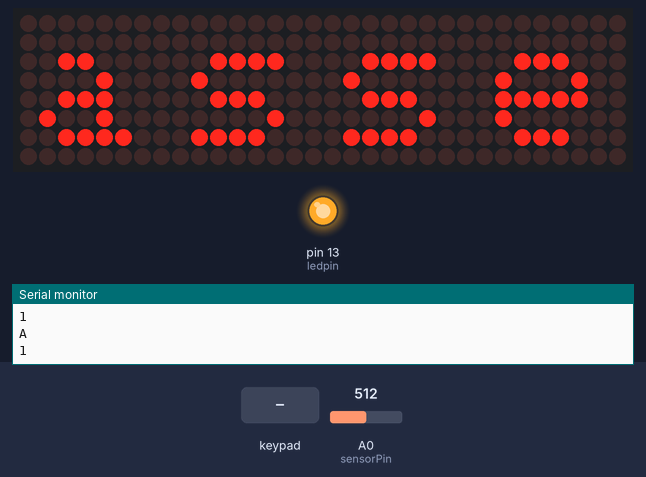
The sketch below on a simulated Arduino Uno, built with avr-gcc and run on an emulated ATmega328P. Parts: 32×8 LED matrix, output pins drawn as LEDs (lit = HIGH), the last lines printed to the serial monitor. Inputs (shaded band) come from the test bench; at power-on: A0 (sensorPin) = 512.

Above: at 0.8 s.
1.5 s: key 'B' pressed
At 3.7 s:
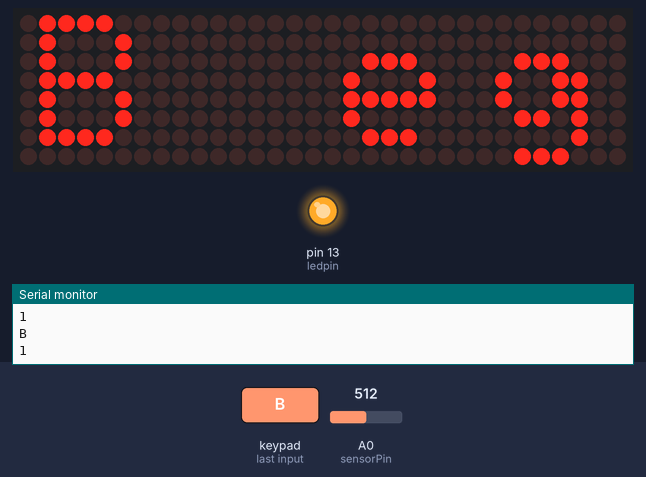
4.2 s: key '*' pressed
At 7.0 s:
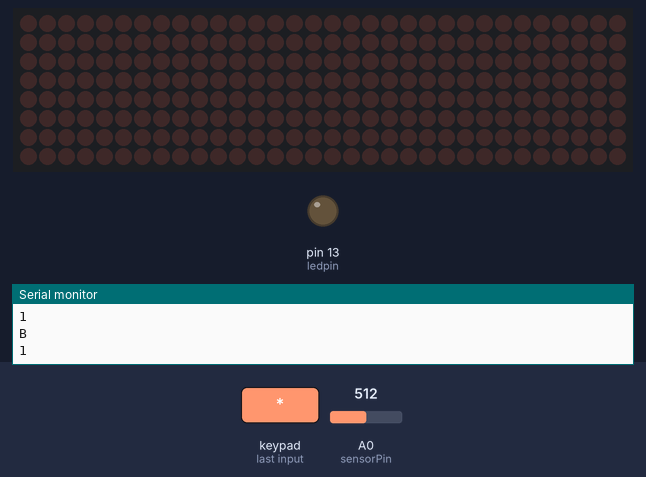
7.2 s: keypad keys 2 3 4 5 pressed 0.904 s apart
12.3 s: A0 (sensorPin) set to 306
15.2 s: keypad keys 6 7 8 9 D pressed 0.904 s apart
At 20.39 s:
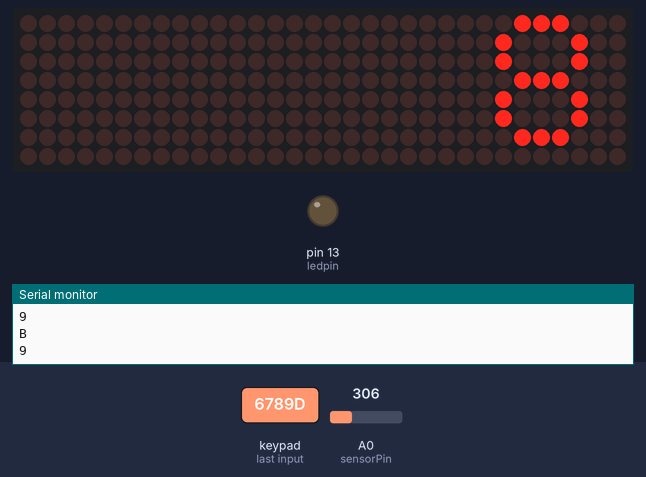
21.6 s: key 'C' pressed
At 26.03 s:
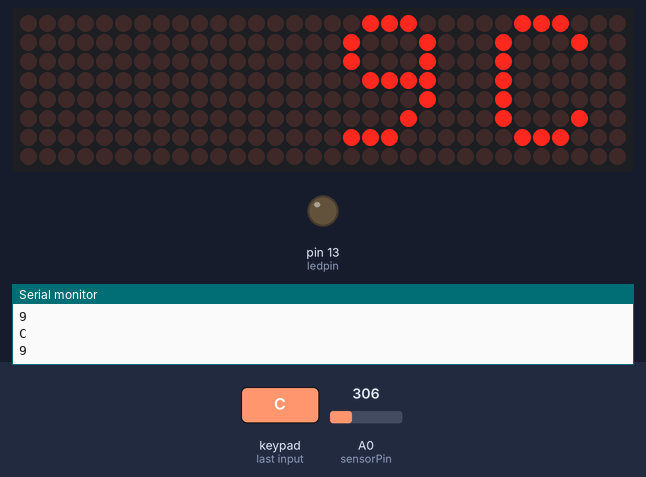
Timing chart, 0 to 27.5 s (numbered marks = the images above; inputs shaded):
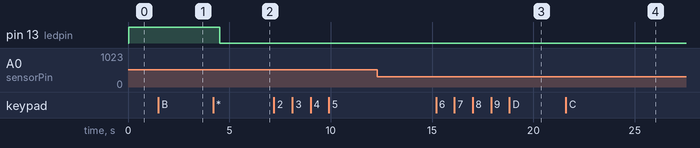

The sketch:

LED-MATRIX-AND-KEYPAD.ino
```cpp
/*

 ***************** Created by BoxElectrónica**********************

 */

#include <Keypad.h>

String displayString = "";

const byte ROWS = 4; // Four rows
const byte COLS = 4; // Four columns

// Define the Keymap
char keys[ROWS][COLS] = {
 {'1','2','3','A'},
 {'4','5','6','B'},
 {'7','8','9','C'},
 {'#','0','*','D'}
};

char bank = 'A';
char msg  = '1';
String dstr = "";
// Connect keypad ROW0, ROW1, ROW2 and ROW3 to these Arduino pins.
byte rowPins[COLS] = { 2, 3, 4, 5 };
// Connect keypad COL0, COL1, COL2 and COL3 to these Arduino pins.
byte colPins[ROWS] = { 6, 7, 8, 9 };

// Create the Keypad
Keypad kpd = Keypad( makeKeymap(keys), rowPins, colPins, ROWS, COLS );


#include "LedControlMS.h"

/*
 Now we need a LedControl to work with.
 ***** These pin numbers will probably not work with your hardware *****
 pin 12 is connected to the DataIn
 pin 11 is connected to the CLK
 pin 10 is connected to LOAD
 We have only a single MAX72XX.
 */
#define NBR_MTX 4
LedControl lc=LedControl(12,11,10, NBR_MTX);

int sensorPin = A0;    // select the input pin for the potentiometer
int ledPin = 13;      // select the pin for the LED
int sensorValue = 0;  // variable to store the value coming from the sensor

/* we always wait a bit between updates of the display */
String scrollString = "Message C1    ";
//String scrollString= "X X ";
int stringLength=scrollString.length();
char ch0, ch1, ch2, ch3;
int nextCharIndex=0;


#define ledpin 13

void setup()
{
  selectDisplayString();
  setupLEDMatrix();
  setupKeypad();

}

void loop(){

  handleKeypad();
  selectDisplayString();
  writeLEDMatrix();
}

void setupKeypad(){
 pinMode(ledpin,OUTPUT);
 digitalWrite(ledpin, HIGH);
 Serial.begin(9600);
}

void setupLEDMatrix(){

    /*
   The MAX72XX is in power-saving mode on startup,
   we have to do a wakeup call
   */
  Serial.begin (9600);
  Serial.println("Setup");
  Serial.println(scrollString);
  Serial.println(stringLength);

  for (int i=0; i< NBR_MTX; i++){
    lc.shutdown(i,false);
  /* Set the brightness to a low value */
    lc.setIntensity(i,1);
  /* and clear the display */
    lc.clearDisplay(i);
  }
  delay(20);
  lc.clearAll();
  ch0= scrollString[0];
  ch1= scrollString[1];
  ch2= scrollString[2];
  ch3= scrollString[3];
  nextCharIndex=4;
}

void writeLEDMatrix(){


  sensorValue = analogRead(sensorPin);
  //Serial.println(sensorValue);
  lc.displayChar(0, lc.getCharArrayPosition(ch0));
  lc.displayChar(1, lc.getCharArrayPosition(ch1));
  lc.displayChar(2, lc.getCharArrayPosition(ch2));
  lc.displayChar(3, lc.getCharArrayPosition(ch3));
  ch0=ch1;
  ch1=ch2;
  ch2=ch3;
  ch3=scrollString[nextCharIndex++];
  if (nextCharIndex>=stringLength) nextCharIndex=0;
  delay( sensorValue );
  lc.clearAll();
  delay(0);

}

void handleKeypad(){
 char key = kpd.getKey();
 /*
   if(key){
     if (key == '1'){
      Serial.println('one');
     }else if(key == '2'){
      Serial.println('two');
     }else{
         Serial.println('other');
     }
   }
 */


   if(key){
     switch (key)
     {
     case '*':
     digitalWrite(ledpin, LOW);
     break;
     case '#':
     digitalWrite(ledpin, HIGH);
     break;

      case '0':
      //Serial.println("ONE");
      break;

      case '1':
      //Serial.println("ONE");
      msg = '1';
      break;

      case '2':
      //Serial.println("ONE");
      msg = '2';
      break;

      case '3':
      //Serial.println("ONE");
      msg = '3';
      break;

      case '4':
      //Serial.println("ONE");
      msg = '4';
      break;

      case '5':
      //Serial.println("ONE");
      msg = '5';
      break;

      case '6':
      //Serial.println("ONE");
      msg = '6';
      break;

      case '7':
      //Serial.println("ONE");
      msg = '7';
      break;

      case '8':
      //Serial.println("ONE");
      msg = '8';
      break;

      case '9':
      //Serial.println("ONE");
      msg = '9';
      break;


      case 'A':
      //Serial.println("ONE");
      bank = 'A';
      break;

      case 'B':
      //Serial.println("ONE");
      bank = 'B';
      break;

      case 'C':
      //Serial.println("ONE");
      bank = 'C';
      break;

      case 'D':
      //Serial.println("ONE");
      bank = 'D';
      break;


     default:
     int i = 1;
     //Serial.println(key);
     }
   }

}


void selectDisplayString(){

    Serial.println(bank);
    Serial.println(msg);

    if(bank == 'A'){
        if (msg == '1'){
          displayString = "Message A1    ";
        }else if (msg == '2'){
          displayString = "Message A2    ";
        }else if (msg == '3'){
          displayString = "Message A3    ";
        }else if (msg == '4'){
          displayString = "Message A4    ";
        }else if (msg == '5'){
          displayString = "Message A5    ";
        }else if (msg == '6'){
          displayString = "Message A6    ";
        }else if (msg == '7'){
          displayString = "Message A7    ";
        }else if (msg == '8'){
          displayString = "Message A8    ";
        }else if (msg == '9'){
          displayString = "Message A9    ";
        }else if (msg == '0'){
          displayString = "Message A0    ";
        }
    }else if (bank == 'B'){
        if (msg == '1'){
          displayString = "Message B1    ";
        }else if (msg == '2'){
          displayString = "Message B2    ";
        }else if (msg == '3'){
          displayString = "Message B3    ";
        }else if (msg == '4'){
          displayString = "Message B4    ";
        }else if (msg == '5'){
          displayString = "Message B5    ";
        }else if (msg == '6'){
          displayString = "Message B6    ";
        }else if (msg == '7'){
          displayString = "Message B7    ";
        }else if (msg == '8'){
          displayString = "Message B8    ";
        }else if (msg == '9'){
          displayString = "Message B9    ";
        }else if (msg == '0'){
          displayString = "Message B0    ";
        }

    }else if (bank == 'C'){
        if (msg == '1'){
          displayString = "Message C1    ";
        }else if (msg == '2'){
          displayString = "Message C2    ";
        }else if (msg == '3'){
          displayString = "Message C3    ";
        }else if (msg == '4'){
          displayString = "Message C4    ";
        }else if (msg == '5'){
          displayString = "Message C5    ";
        }else if (msg == '6'){
          displayString = "Message C6    ";
        }else if (msg == '7'){
          displayString = "Message C7    ";
        }else if (msg == '8'){
          displayString = "Message C8    ";
        }else if (msg == '9'){
          displayString = "Message C9    ";
        }else if (msg == '0'){
          displayString = "Message C0    ";
        }

    }else if (bank == 'D'){
        if (msg == '1'){
          displayString = "Message D1    ";
        }else if (msg == '2'){
          displayString = "Message D2    ";
        }else if (msg == '3'){
          displayString = "Message D3    ";
        }else if (msg == '4'){
          displayString = "Message D4    ";
        }else if (msg == '5'){
          displayString = "Message D5    ";
        }else if (msg == '6'){
          displayString = "Message D6    ";
        }else if (msg == '7'){
          displayString = "Message D7    ";
        }else if (msg == '8'){
          displayString = "Message D8    ";
        }else if (msg == '9'){
          displayString = "Message D9    ";
        }else if (msg == '0'){
          displayString = "Message D0    ";
        }

    }

    scrollString = displayString;
}
```

Measured:
- after the input at 1.5 s, the display: first differs from a run without the input after 1.9 s (image 1)
- after the input at 4.2 s, pin 13 (ledpin): HIGH → LOW after 0.31 s
- after the input at 15.2 s, the display: first differs from a run without the input after 3.8 s (image 3 shows a later state)
- after the input at 21.6 s, the display: first differs from a run without the input after 3.0 s (image 4 shows a later state)
- what the display in image 0 shows lasts 0.5 s, from 0.8 s to 1.3 s
- what the display in image 2 shows lasts 0.8 s, from 6.4 s to 7.2 s
- what the display in image 3 shows lasts 0.4 s, from 20.2 s to 20.6 s
